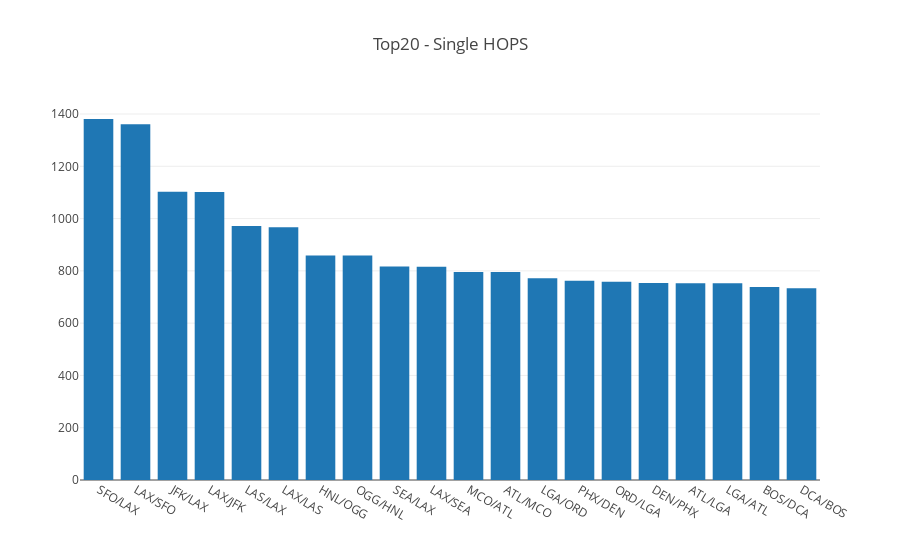

Here is the notebook cell this chart was saved with:
### Code cell
data = [go.Bar(x=df.src_dst, y=df.trips)]
layout = go.Layout(title='Top20 - Single HOPS',)
fig = go.Figure(data=data, layout=layout)
iplot(fig, filename='basic_bar3')

### Figure 1 — Plotly figure (JSON) as saved in the notebook; plotly's stock layout.template omitted (floating-point values rounded to 4 significant figures)
{"data": [{"type": "bar", "x": ["SFO/LAX", "LAX/SFO", "JFK/LAX", "LAX/JFK", "LAS/LAX", "LAX/LAS", "HNL/OGG", "OGG/HNL", "SEA/LAX", "LAX/SEA", "MCO/ATL", "ATL/MCO", "LGA/ORD", "PHX/DEN", "ORD/LGA", "DEN/PHX", "ATL/LGA", "LGA/ATL", "BOS/DCA", "DCA/BOS"], "y": [1381, 1361, 1103, 1102, 972, 967, 859, 859, 817, 816, 796, 796, 772, 762, 758, 754, 753, 753, 738, 734]}], "layout": {"title": "Top20 - Single HOPS"}}
